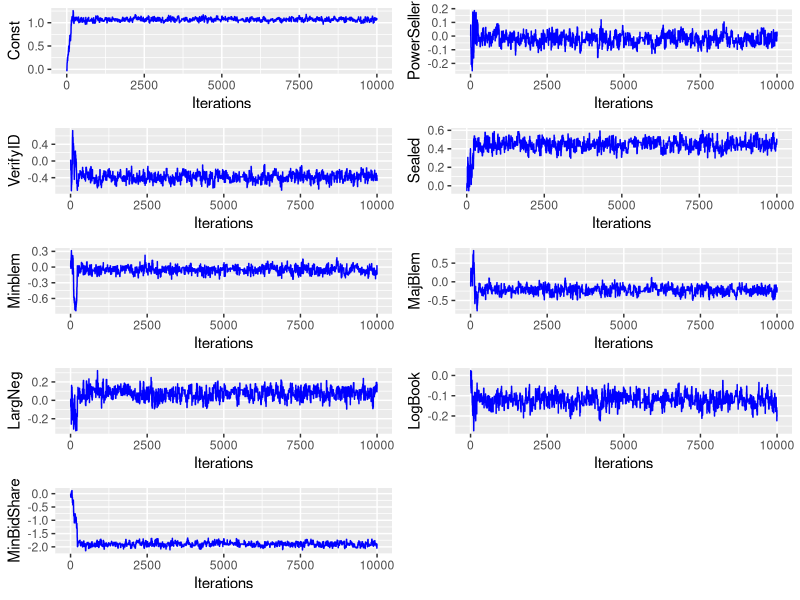
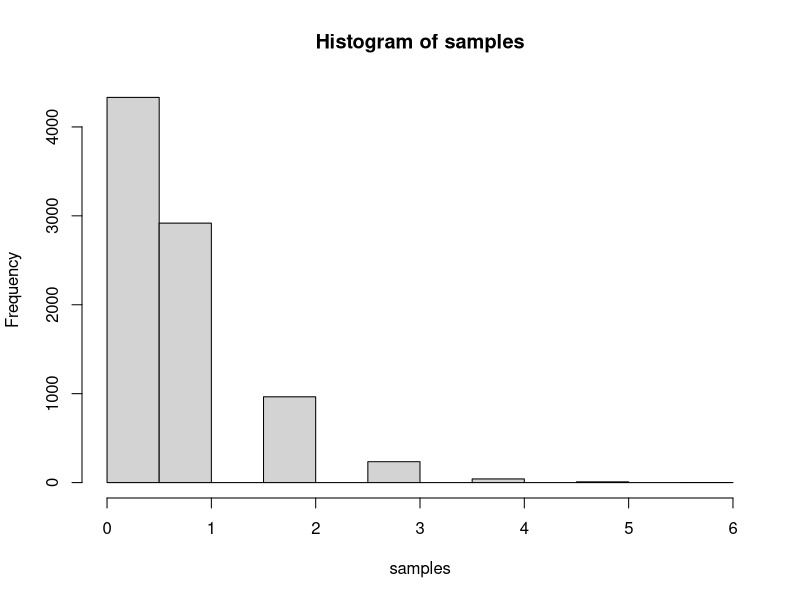

Write the R code that produced these figures, in order.
## ---- chunk 1
knitr::opts_chunk$set(echo = TRUE)
knitr::opts_chunk$set(fig.align = "center")
knitr::opts_chunk$set(fig.width=8, fig.height=5)
knitr::opts_chunk$set(warning=FALSE)
library(mvtnorm)
library(ggplot2)
library(gridExtra)



## ---- chunk 2
ebay_data <- read.table("eBayNumberOfBidderData.dat", header = TRUE)

model1 <- glm(formula = nBids ~ .,data = ebay_data[,-2],family = 'poisson')

summary(model1)
## ---- chunk 3
# Initialize values

n_cols <- ncol(ebay_data[,-1])
#remove 1st column since that is target variable and convert to matrix 
# matrix of features 
covariates <- as.matrix(ebay_data[,-1])
labels <- as.matrix(ebay_data[,1])
mu <- rep(0, n_cols) 
initVal <- matrix(0, n_cols, 1)
Sigma <- as.matrix(100 * solve(t(covariates)%*%covariates))

LogPosteriorFunc <- function(betas, X, y, mu, Sigma){
  log_prior <- dmvnorm(betas, mu, Sigma, log=TRUE)
  log_likelihood <- sum(X%*%betas * y - exp(X%*%betas) -log(factorial(y)))
  res <- log_prior + log_likelihood
  return(res)
}

# Optimizer
OptimRes <- optim(initVal, LogPosteriorFunc, gr = NULL, y = labels, X = covariates,
                  mu = mu, Sigma = Sigma, method=c("BFGS"), 
                  control=list(fnscale=-1), hessian=TRUE)

beta_mode <- OptimRes$par
jacobian <- OptimRes$hessian
inv_jacobian <- -solve(jacobian)

beta_draws <- as.matrix(rmvnorm(10000,mean = beta_mode,sigma = inv_jacobian))
beta_estimate <- colMeans(beta_draws)


## ---- chunk 4
MetHas_RandomWalk <- function(nDraws,fun,mu,Sigma,c){
  
  #initialize matrix 
  draw_matrix <- matrix(0,nrow = nDraws,ncol = n_cols)
  #initialize first row to mu 
  draw_matrix[1,] <- mu
  
  for(i in 2:nDraws){
    # sample from multivariate normal distribution
    proposed_sample <- as.vector(rmvnorm(n = 1,mean = draw_matrix[i-1,],
                                         sigma = c*as.matrix(Sigma)))
    #print(proposed_sample)
    # IMPORTANT : the log is inside the posterior function
    log_acceptance_prob <- exp(fun(proposed_sample)- fun(draw_matrix[i-1,]))
    
    #random sample
    u <- runif(1)
    # calculate acceptance probability
    a <- min(1,log_acceptance_prob)
    
    
    if(u <= a){
      #accept sample
      draw_matrix[i,] <- proposed_sample
    }
    else{
      # stay at same values from previous draw
      draw_matrix[i,] <- draw_matrix[i-1,]
    }
    
  }
  return(draw_matrix)
}

# this function we pass to MetHas Algorithm, can be changed to another posterior density  
logPostFunc <- function(theta){
  res <- dmvnorm(theta,mean = beta_estimate,sigma = inv_jacobian,log = TRUE)
  if(is.na(res)){
    print(theta)
  }
  return(res)
}

df <- MetHas_RandomWalk(nDraws = 10000,fun = logPostFunc,mu = rep(0,n_cols),
                        Sigma = inv_jacobian,c = 1)
# assign colnames
colnames(df) <- colnames(ebay_data)[2:10]

## plotting 
plot_list <- list()
for (col in colnames(df)) {
  # Plot iterations vs every column
  p <- ggplot(data = as.data.frame(df), aes_string(x = 1:nrow(df), y = col)) +
    geom_line(col = 'blue') +
    labs(x = "Iterations", y = col) 
  
  #show plot
  #print(p)
  plot_list[[col]] <- p
}

# Arranging in 1 fig
grid.arrange(grobs = plot_list, ncol = 2)

## ---- chunk 5
# extra 1 at the start for the intercept - Const
new_data <- c(1,1,0,1,0,1,0,1.2,0.8)

# lambda =  e^Beta*x
# discarding first 1500 samples as burn-in period
lambda <- exp(df[-c(1:1500),] %*% new_data)

samples <- c()

for (i in 1:nrow(df[-c(1:1500),])) {
  #sample from each row of df to get the predictive distribution based on the     
  #posterior betas
  samples[i] <- rpois(1,lambda = lambda[i])
  
}

hist(samples)

res <- length(samples[samples == 0])/length(samples)
